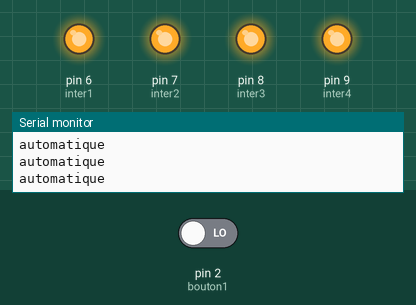
Recording of a sketch running on a simulated Arduino Uno, built with avr-gcc and run on an emulated ATmega328P. On the bench: output pins drawn as LEDs (lit = HIGH), the last lines printed to the serial monitor. Inputs (shaded band) come from the test bench; at power-on: pin 2 (bouton1) LOW.

Above: at 1.2 s.
1.3 s: pin 2 (bouton1) driven HIGH
At 1.7 s:
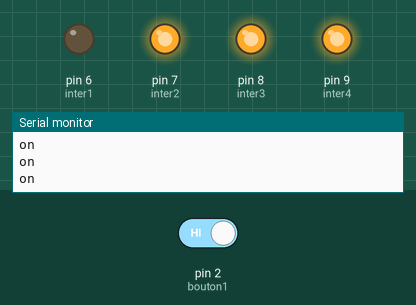
2.8 s: pin 2 (bouton1) driven LOW
At 3.4 s:
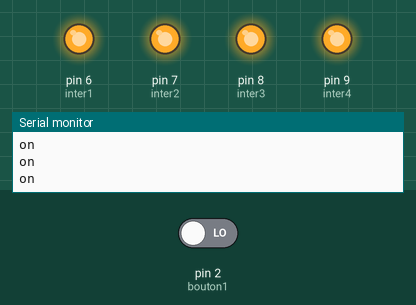
Timing chart, 0 to 5.8 s (numbered marks = the images above; inputs shaded):
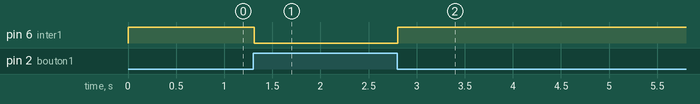

Measured:
- after the input at 1.3 s, pin 6 (inter1): HIGH → LOW at once
- after the input at 2.8 s, pin 6 (inter1): LOW → HIGH at once

The sketch:

test_clavier_2.ino
```cpp
// définition des pins sur lesquelles sont branchés les relais
const int inter1 = 6;
const int inter2 = 7;
const int inter3 = 8;
const int inter4 = 9;

//définition des pins sur lesquels sont branchés les boutons
const int bouton1 = 2;
const int bouton2 = 3;
const int bouton3 = 4;
const int bouton4 = 5;


int pompe1 = 0;  //variable pour stocker l'état de la pompe (-1=off ; 0=auto ; 1=on )

/*
la variable databouton1 stocke les données relatives au bouton 1 avec :
[0] : le délai entre deux conparaisons de son état
[1] : son état actuel
[2] : son dernier état
[3] : le temps (millis) de la dernière mesure de son état
*/
long databouton1 []={300,0,0,0};


long time;  // une variable pour stocker la valeur de millis

// the setup routine runs once when you press reset:
void setup() {
  // Définition des pins D6 à D9 (les relais ) comme sortie
  pinMode(inter1, OUTPUT);
  pinMode(inter2, OUTPUT);
  pinMode(inter3, OUTPUT);
  pinMode(inter4, OUTPUT);

  //définition des pins D2 à D5 (les boutons) comme entrées
  pinMode(bouton1, INPUT);
  pinMode(bouton2, INPUT);
  pinMode(bouton3, INPUT);
  pinMode(bouton4, INPUT);

  // Définir tous les relais éteints pour commencer
  digitalWrite(inter1, HIGH);
  digitalWrite(inter2, HIGH);
  digitalWrite(inter3, HIGH);
  digitalWrite(inter4, HIGH);

  //activation de l'interface série
  Serial.begin(9600);

  databouton1 [1] = LOW;


              }


void loop() {

  databouton1 [1]=digitalRead(bouton1); //lire l'état du bouton 1 et le stocker dans databouton1 [1]

  if(databouton1 [1] == HIGH)  //si bouton 1 appuyé
  {
    digitalWrite (inter1,LOW);  //allumer le relais 1
  }
  else
  {
    digitalWrite(inter1,HIGH);  //sinon, l'éteindre
  }


databouton1 [1] = digitalRead(bouton1);  //lire l'état du bouton
time = millis();  //enregistrer la valeur de millis

if (databouton1 [1]==HIGH && databouton1 [2]==LOW)  //si bouton1 est appuyé et qu'il n'y était pas avant
{
  databouton1 [2]=HIGH;  //enregistrer son dernier état à appuyé
  databouton1 [3] = time;  //et enregistrer le temps (millis) de ce test
}


  if (databouton1 [1] == HIGH  &&  databouton1 [2]==HIGH   &&   time - databouton1 [3] >= databouton1 [0] )  //si le bouton était et est toujours appuyé et qu'il s'est écoulé plus de 200 millisecondes
  {


  switch (pompe1)  //tester la valeur du mode de fonctionnement de la pompe
  {
   case -1:  //si elle est éteinte
   pompe1=0;  //la passer en automatique
   break;

   case 0:  //si elle est en automatique
   pompe1=1;  //la passer en allumé forçé
   break;

   case 1:  //si elle est forçée allumée
   pompe1=-1;  //l'éteindre
   break;
   }
   databouton1 [2]=LOW;  //remettre le dernier état du bouton à relaché
  }


switch (pompe1)
{
  case -1:  //si elle est forcée éteinte
  Serial.println ("off");  //écrire "off"
  break;

  case 0:  //si elle est en automatique
  Serial.println ("automatique");  //écrire automatique
  break;

  case 1:  //si elle est forcée allumée
  Serial.println ("on");  //écrire "on"
  break;
}


}
```
